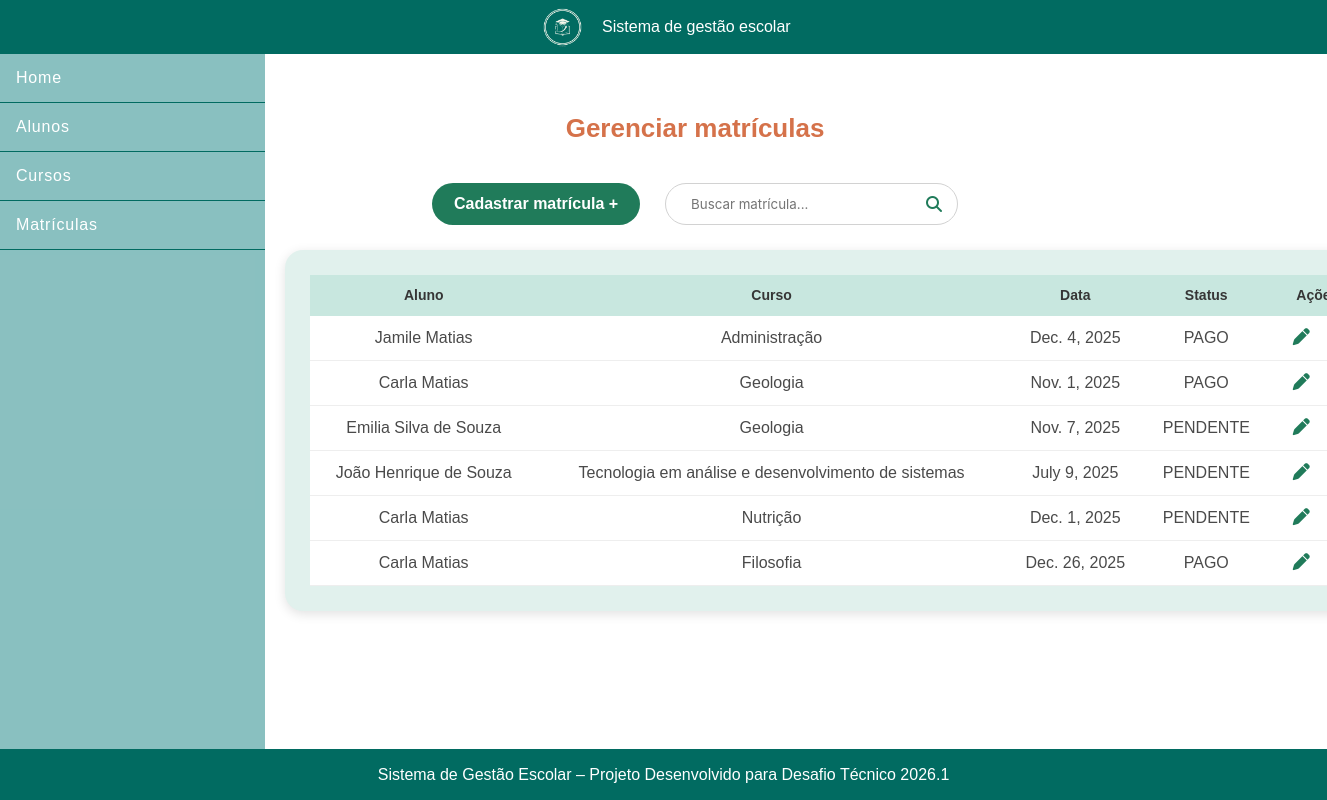
Page /matriculas/ on the committed database.
### escola/models.py (models this page shows, shortened)
class Matricula(models.Model):
    data_matricula = models.DateField(default=date.today)
    status = models.CharField(max_length=20,choices=[('PAGO','Pago'),('PENDENTE','Pendente')],default='PENDENTE')
    aluno = models.ForeignKey(Aluno, on_delete=models.CASCADE, related_name='matriculas')
    curso = models.ForeignKey(Curso,on_delete=models.CASCADE, related_name='matriculas')

class Aluno(models.Model):
    nome = models.CharField(max_length=100)
    email = models.EmailField(unique = True)
    cpf = models.CharField(max_length=11, unique=True)
    data_ingresso = models.DateTimeField(auto_now_add=True)

class Curso(models.Model):
    nome = models.CharField(max_length=100)
    carga_horaria = models.IntegerField()
    valor_inscricao = models.DecimalField(max_digits=8, decimal_places=2)
    status = models.CharField(max_length=20,choices=[('ATIVO','Ativo'),('INATIVO','Inativo')],default='ATIVO')

### escola/views.py (the view)
# urls.py: path('matriculas/', MatriculaList.as_view(), name='listar-matriculas'),
def matriculas(request):
    q = request.GET.get("q")
    contexto = {
        "matriculas": MatriculaService.listar_matriculas(q)
    }
    return render(request, "escola/matriculas.html", contexto)

### escola/services/matriculasservice.py (called while the page is built)
    @staticmethod
    def listar_matriculas(matricula=None):
        matriculas = Matricula.objects.select_related("aluno", "curso")
        if matricula:
            matriculas = matriculas.filter(aluno__nome__icontains=matricula) | matriculas.filter(curso__nome__icontains=matricula)
        return matriculas

### escola/templates/escola/matriculas.html (shortened to what this page needs)
{% extends 'escola/base.html' %}
{% load static %}
{% block content %}
<section class="cursos-container">
    <h1>Gerenciar matrículas</h1>
    <div class="cursos-top-bar">
        <a class="btn-cadastrar" href="{% url 'cadastrar_matricula' %}">
            Cadastrar matrícula +
        </a>
        <form method="GET" class="search-box">
            <input type="text" name="q" placeholder="Buscar matrícula..." value="{{ request.GET.q }}">
            <button type="submit"><i class="fa-solid fa-search"></i></button>
        </form>
    </div>
    <div class="cursos-card">
        <table>
            <thead>
                <tr>
                    <th>Aluno</th>
                    <th>Curso</th>
                    <th>Data</th>
                    <th>Status</th>
                    <th class="center">Ações</th>
                </tr>
            </thead>
            <tbody>
                {% for m in matriculas %}
                <tr>
                    <td>{{ m.aluno.nome }}</td>
                    <td>{{ m.curso.nome }}</td>
                    <td>{{ m.data_matricula }}</td>
                    <td>{{ m.status }}</td>
                    <td class="center actions">
                         <a href="{% url 'editar_matricula' m.id %}" class="edit">
                            <i class="fa-solid fa-pen"></i>
                        </a>
                    </td>
                </tr>
                {% empty %}
                <tr>
                    <td colspan="5" class="center">Nenhuma matrícula encontrada.</td>
                </tr>
                {% endfor %}
            </tbody>
        </table>
    </div>
</section>
{% endblock %}

### escola/static/escola/css/base.css (style rules this page uses)
html { height: 100%; }
* { margin: 0; padding: 0; box-sizing: border-box; }
body { display: flex; flex-direction: column; min-height: 100vh; font-family: 'Manrope', sans-serif; }

### escola/static/escola/css/alunos.css (style rules this page uses)
.btn-cadastrar { background: #207b5a; color: white; padding: 12px 22px; border-radius: 25px; font-weight: 600; transition: .25s; text-decoration: none; display: flex; align-items: center; justify-content: center; border: none; outline: none; line-height: 1; }
.search-box { display: flex; align-items: center; background: white; border: 1px solid #d2d2d2; border-radius: 25px; padding-left: 15px; }
.search-box input { border: none; outline: none; padding: 10px; width: 230px; }
.search-box button { background: none; border: none; padding: 10px 15px; cursor: pointer; color: #207b5a; font-size: 16px; }
table { width: 100%; border-collapse: collapse; }
thead tr { background: #c8e7df; }
th, td { padding: 10px 10px; text-align: left; }
th { font-size: 14px; font-weight: 600; }
tbody tr { background: white; border-bottom: 1px solid #eee; }
.actions i { font-size: 17px; cursor: pointer; margin: 0 8px; transition: .2s; }
.actions .edit { color: #207b5a; }
.center { text-align: center; }

### escola/static/escola/css/cursos.css (style rules this page uses)
.cursos-container { width: 85%; padding-top: 35px; text-align: center; }
.cursos-container h1 { color: #d5724a; font-size: 26px; font-weight: 600; margin-bottom: 35px; }
.cursos-top-bar { display: flex; justify-content: center; gap: 25px; margin-bottom: 25px; }
.btn-cadastrar { background: #207b5a; color: white; padding: 12px 22px; border-radius: 25px; font-weight: 600; transition: .25s; text-decoration: none; display: flex; align-items: center; justify-content: center; }
.search-box { display: flex; align-items: center; background: white; border: 1px solid #d2d2d2; border-radius: 25px; padding-left: 15px; }
.search-box input { border: none; outline: none; padding: 10px; width: 230px; }
.search-box button { background: none; border: none; padding: 10px 15px; cursor: pointer; color: #207b5a; }
.cursos-card { background: #e1f1ed; padding: 25px; border-radius: 18px; width: 135%; margin: 0 auto; box-shadow: 0 3px 12px rgba(0,0,0,0.12); }
table { width: 100%; border-collapse: collapse; }
thead tr { background: #c8e7df; }
th, td { padding: 10px; text-align: left; }
tbody tr { background: white; border-bottom: 1px solid #eee; }
.center { text-align: center; }
.actions { display: flex; gap: 12px; justify-content: center; align-items: center; }
.actions .edit { color: #207b5a; }

### rows in the picture
Matricula: aluno.nome "Jamile Matias", curso.nome "Administração", data_matricula "Dec. 4, 2025", status "PAGO"
Matricula: aluno.nome "Carla Matias", curso.nome "Geologia", data_matricula "Nov. 1, 2025", status "PAGO"
Matricula: aluno.nome "Emilia Silva de Souza", curso.nome "Geologia", data_matricula "Nov. 7, 2025", status "PENDENTE"
Matricula: aluno.nome "João Henrique de Souza", curso.nome "Tecnologia em análise e desenvolvimento de sistemas", data_matricula "July 9, 2025", status "PENDENTE"
Matricula: aluno.nome "Carla Matias", curso.nome "Nutrição", data_matricula "Dec. 1, 2025", status "PENDENTE"
Matricula: aluno.nome "Carla Matias", curso.nome "Filosofia", data_matricula "Dec. 26, 2025", status "PAGO"
